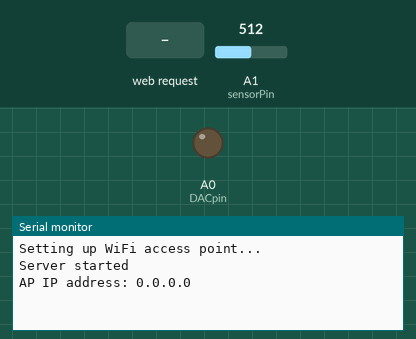
Recording of a sketch running on a simulated Arduino Uno R4 WiFi. On the bench: output pins drawn as LEDs (lit = HIGH), the last lines printed to the serial monitor. The test bench sets the inputs (shaded band); at power-on: A1 (sensorPin) = 512 (analog values on the 0–1023 scale).

Above: at 1.2 s.
1.3 s: HTTP request GET /sensor received
At 1.8 s:
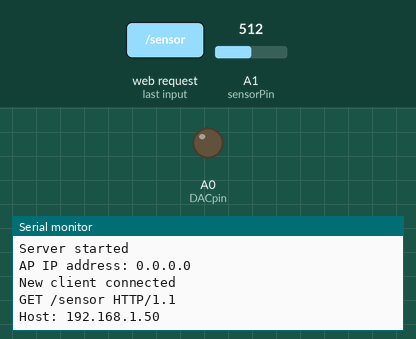
2.8 s: HTTP request GET /start received
At 3.41 s:
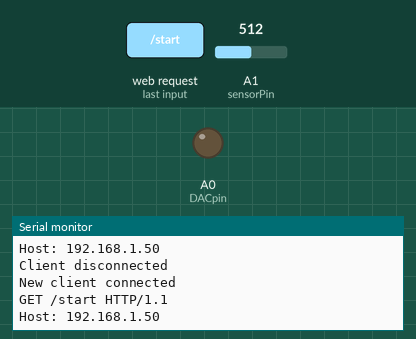
4.9 s: HTTP request GET /stop received
At 6.2 s:
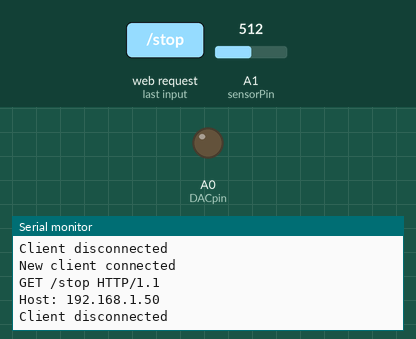

The sketch:

transmitter_code.ino
```cpp
#include <WiFiS3.h>

const char* ssid = "ArduinoR4";
const char* password = "mechanica123";
int sensorPin = A1;  //analog pin where sensor is connected
int DACpin = A0;     //dac pin


WiFiServer server(80);

bool fetchData = false;  // flag to control data fetching

void setup() {
  analogReadResolution(14); //change to 14-bit resolution for adc
  analogWriteResolution(12); //change to 12-bit resolution for dac
  Serial.begin(115200);
  pinMode(sensorPin, INPUT);
  pinMode(DACpin, OUTPUT);

  // Start the access point
  Serial.println("Setting up WiFi access point...");
  if (!WiFi.beginAP(ssid, password)) {
    Serial.println("Failed to create access point");
    while (true); // if failed
  }

  // initialize server
  server.begin();
  Serial.println("Server started");

  // to get IP address
  Serial.print("AP IP address: ");
  Serial.println(WiFi.localIP());
}

void loop() {
  WiFiClient client = server.available();   // listen for incoming clients

  if (client) {                             // if a new client connects,
    Serial.println("New client connected");
    String currentLine = "";                // string to hold incoming data from the client
    String request = "";
    while (client.connected()) {            // loop while the client's connected
      if (client.available()) {             // to read from the client,
        char c = client.read();             // reading a byte
        request += c;                       // appending to request string
        Serial.write(c);                    // printing it out to serial monitor
        if (c == '\n') {                    // if byte is a newline character
          if (currentLine.length() == 0) {
            if (request.indexOf("GET /sensor") >= 0) {
              int sensorValue0 = 0;
              for (int i = 0; i < 20; i++) {         // loop to average out 20 readings to avoid fluctuations
                sensorValue0 = sensorValue0 + analogRead(sensorPin);
                delay(100);
              }
              sensorValue0 = round(sensorValue0 / 20);
              String sensorValueStr = String(sensorValue0);
              client.println("HTTP/1.1 200 OK");
              client.println("Content-Type: text/plain");
              client.println("Connection: close");
              client.println();
              client.println(sensorValueStr);
            } else if (request.indexOf("GET /start") >= 0) {
              fetchData = true;
              client.println("HTTP/1.1 200 OK");
              client.println("Content-Type: text/plain");
              client.println("Connection: close");
              client.println();
              client.println("Started fetching data");
            } else if (request.indexOf("GET /stop") >= 0) {
              fetchData = false;
              client.println("HTTP/1.1 200 OK");
              client.println("Content-Type: text/plain");
              client.println("Connection: close");
              client.println();
              client.println("Stopped fetching data");
            } else {
              // Serve the main page
              client.println("HTTP/1.1 200 OK");
              client.println("Content-Type: text/html");
              client.println("Connection: close");
              client.println();
              client.println("<!DOCTYPE HTML>");
              client.println("<html>");
              client.println("<head>");
              client.println("<title>Sensor Data</title>");
              client.println("<script>");
              client.println("let intervalId;");
              client.println("function fetchSensorData() {");
              client.println("  fetch('/sensor').then(response => response.text()).then(data => {");
              client.println("    document.getElementById('sensorValue').innerText = data;");
              client.println("  });");
              client.println("}");
              client.println("function startFetching() {");
              client.println("  fetch('/start');");
              client.println("  intervalId = setInterval(fetchSensorData, 1000);");
              client.println("}");
              client.println("function stopFetching() {");
              client.println("  fetch('/stop');");
              client.println("  clearInterval(intervalId);");
              client.println("}");
              client.println("</script>");
              client.println("</head>");
              client.println("<body>");
              client.println("<h1>Sensor Value: <span id='sensorValue'>Loading...</span></h1>");
              client.println("<button onclick='startFetching()'>Start</button>");
              client.println("<button onclick='stopFetching()'>Stop</button>");
              client.println("</body>");
              client.println("</html>");
            }
            break;
          } else {
            currentLine = "";
          }
        } else if (c != '\r') {
          currentLine += c;
        }
      }
    }
    // Close the connection
    client.stop();
    Serial.println("Client disconnected");
  }
  delay(100);
}
```

Measured:
- after the input at 1.3 s, the serial monitor: prints a new line at once (image 1)
- after the input at 2.8 s, the serial monitor: prints a new line after 0.61 s (image 2)
- after the input at 4.9 s, the serial monitor: prints a new line at once (image 3)
